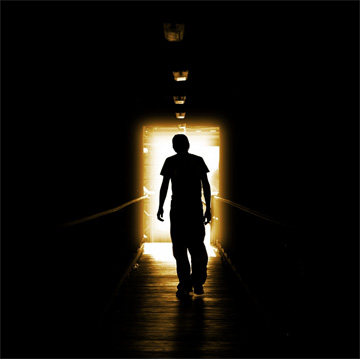
#> input picture walk-dark-light-5.jpg, 360 x 359 px
$ python startColoring.py walk-dark-light-5.jpg
#> lines starting #> are read from the running program, lines starting #| are printed output that depends on the picture
__author__ = 'bison'

import sys
import random


def copyfile(source, dest):
	open(dest, 'wb').write(open(source, 'rb').read())


inputFile = 'walk-dark-light-5.jpg' #'source/house.jpg' #'walk-dark-light-5.jpg' #'house.jpg' #grumpyrainbow.jpeg
outputFile = 'createdImages/tmp_coloring.jpg'

switchColors = 'random'

for arg in sys.argv:
	if arg == '--help' or arg == '-h':
		# TODO: OWN README!
		print('DEFAULT VALUES')
		print('python startRotate.py if=walk-dark-light-5.jpg of=createdImages/tmp_coloring.jpg switchColors=random')
		#f = open('README.md')
		#print f.read()
		#f.close()
		sys.exit()
	elif arg.startswith('if='):
		inputFile = arg.replace('if=', '')
	elif arg.startswith('of='):
		outputFile = arg.replace('of=', '')
	elif arg.startswith('switchColors='):
		switchColors = int(arg.replace('switchColors=', ''))


copyfile(inputFile, outputFile)

if switchColors == 'random':
	from PIL import Image
	im = Image.open(outputFile)  # Can be many different formats.
#> im is the input picture: PIL image 360x359 RGB; mean R, G, B 16.6, 14.2, 9.8
	pix = im.load()
	width, height = im.size
#> width = 360; height = 359
	for y in range(width):
		for x in range(height):
			pixIndex = [0, 1, 2]
			random.shuffle(pixIndex)
			oldPix = pix[y, x]
			newPix = (oldPix[pixIndex[0]], oldPix[pixIndex[1]], oldPix[pixIndex[2]] )
			pix[y, x] = newPix

	im.save(outputFile)
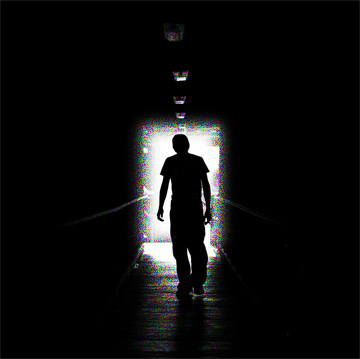
#> saved as tmp_coloring.jpg: PIL image 360x359 RGB; mean R, G, B 13.5, 13.6, 13.6

	# [5 lines of commented-out code are left out]

$ run again, with createdImages/walk-dark-light-5_glitched.jpg copied over walk-dark-light-5.jpg
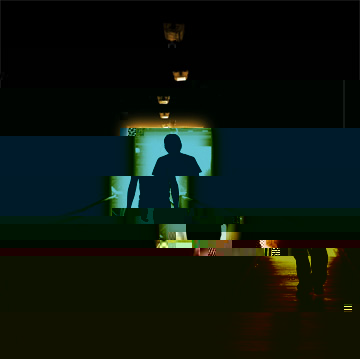
#> input picture createdImages/walk-dark-light-5_glitched.jpg, 360 x 359 px
#> im is the input picture: PIL image 360x359 RGB; mean R, G, B 11.7, 21.1, 13.8
#> `im.save(outputFile)`:
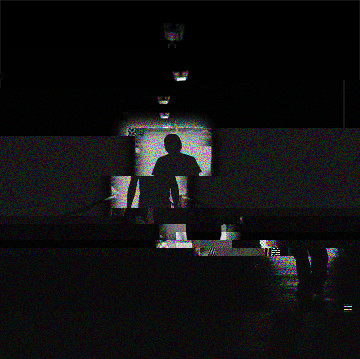
#> saved as tmp_coloring.jpg: PIL image 360x359 RGB; mean R, G, B 15.5, 15.5, 15.5
